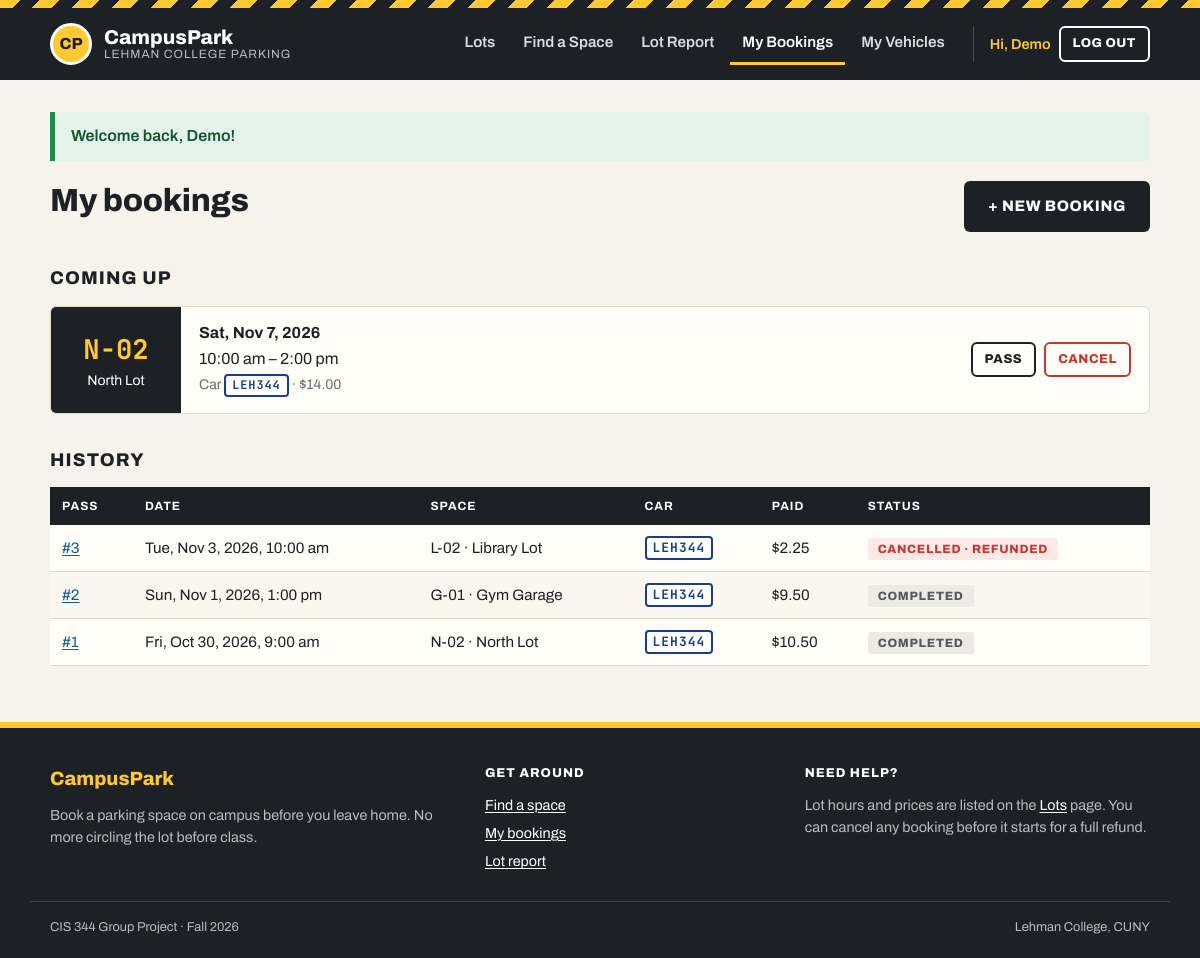
The app's page /my_bookings.php (signed in) with its own data.
### tables this page shows
CREATE TABLE bookings (
    booking_id      INT UNSIGNED NOT NULL AUTO_INCREMENT,
    space_id        INT UNSIGNED NOT NULL,
    vehicle_id      INT UNSIGNED NOT NULL,
    starts_at       DATETIME     NOT NULL,
    ends_at         DATETIME     NOT NULL,
    booking_status  ENUM('Active', 'Cancelled') NOT NULL DEFAULT 'Active',
    booked_on       DATETIME     NOT NULL DEFAULT CURRENT_TIMESTAMP,
    PRIMARY KEY (booking_id),
    CONSTRAINT fk_bookings_space
        FOREIGN KEY (space_id) REFERENCES spaces (space_id),
    CONSTRAINT fk_bookings_vehicle
        FOREIGN KEY (vehicle_id) REFERENCES vehicles (vehicle_id),
    CONSTRAINT chk_bookings_window CHECK (ends_at > starts_at),
     
    KEY idx_bookings_space_time (space_id, starts_at, ends_at)
);

CREATE TABLE spaces (
    space_id    INT UNSIGNED NOT NULL AUTO_INCREMENT,
    lot_id      INT UNSIGNED NOT NULL,
    space_code  VARCHAR(10)  NOT NULL,
    space_type  ENUM('Standard', 'Compact', 'Accessible', 'EV Charging') NOT NULL DEFAULT 'Standard',
    PRIMARY KEY (space_id),
    UNIQUE KEY uq_spaces_code (lot_id, space_code),
    CONSTRAINT fk_spaces_lot
        FOREIGN KEY (lot_id) REFERENCES lots (lot_id)
);

CREATE TABLE lots (
    lot_id          INT UNSIGNED NOT NULL AUTO_INCREMENT,
    lot_name        VARCHAR(60)  NOT NULL,
    location_note   VARCHAR(120) NOT NULL,
    price_per_hour  DECIMAL(5,2) NOT NULL,
    opens_at        TIME         NOT NULL,
    closes_at       TIME         NOT NULL,
    PRIMARY KEY (lot_id),
    CONSTRAINT chk_lots_hours CHECK (closes_at > opens_at),
    CONSTRAINT chk_lots_price CHECK (price_per_hour > 0)
);

CREATE TABLE vehicles (
    vehicle_id    INT UNSIGNED NOT NULL AUTO_INCREMENT,
    member_id     INT UNSIGNED NOT NULL,
    plate_number  VARCHAR(8)   NOT NULL,
    make_model    VARCHAR(60)  NOT NULL,
    color         VARCHAR(20)  NOT NULL,
    PRIMARY KEY (vehicle_id),
    UNIQUE KEY uq_vehicles_plate (plate_number),
    CONSTRAINT fk_vehicles_member
        FOREIGN KEY (member_id) REFERENCES members (member_id)
);

CREATE TABLE payments (
    payment_id      INT UNSIGNED NOT NULL AUTO_INCREMENT,
    booking_id      INT UNSIGNED NOT NULL,
    amount_paid     DECIMAL(7,2) NOT NULL,
    card_name       VARCHAR(100) NOT NULL,
    card_last4      CHAR(4)      NOT NULL,
    payment_status  ENUM('Paid', 'Refunded') NOT NULL DEFAULT 'Paid',
    paid_on         DATETIME     NOT NULL DEFAULT CURRENT_TIMESTAMP,
    PRIMARY KEY (payment_id),
    UNIQUE KEY uq_payments_booking (booking_id),
    CONSTRAINT fk_payments_booking
        FOREIGN KEY (booking_id) REFERENCES bookings (booking_id)
);

### inc/helpers.php (called while the page is built, shortened)
<?php
function h($text)
{
    return htmlspecialchars((string) $text, ENT_QUOTES, 'UTF-8');
}
function take_notice()
{
    $notice = $_SESSION['notice'];
    return $notice;
}
function member_id()
{
    return $_SESSION['member_id'] ?? null;
}
function member_first_name()
{
    return $_SESSION['first_name'] ?? '';
}
function money($amount)
{
    return '$' . number_format((float) $amount, 2);
}
function show_date($dateTime)
{
    return date('D, M j, Y', strtotime($dateTime));
}
function show_time($dateTime)
{
    return date('g:i a', strtotime($dateTime));
}

### my_bookings.php (the view, shortened to what this page needs)
<?php
require 'inc/connect.php';
require 'inc/helpers.php';
$sql = "SELECT b.booking_id, b.starts_at, b.ends_at, b.booking_status,
               s.space_code, l.lot_name,
               v.plate_number,
               p.amount_paid, p.payment_status
        FROM bookings b
        INNER JOIN vehicles v ON v.vehicle_id = b.vehicle_id
        INNER JOIN spaces   s ON s.space_id   = b.space_id
        INNER JOIN lots     l ON l.lot_id     = s.lot_id
        LEFT  JOIN payments p ON p.booking_id = b.booking_id
        WHERE v.member_id = :me
        ORDER BY b.starts_at DESC";
$query = $db->prepare($sql);
$query->execute([':me' => member_id()]);
$all = $query->fetchAll();
$now = date('Y-m-d H:i:s');
$upcoming = [];
$history  = [];
foreach ($all as $row) {
    if ($row['booking_status'] === 'Active' && $row['ends_at'] > $now) {
        $upcoming[] = $row;
    } else {
        $history[] = $row;
    }
}
$upcoming = array_reverse($upcoming);
require 'inc/top.php';
?>
<div class="title-row">
    <h1 class="page-title">My bookings</h1>
    <a class="btn btn-dark" href="find.php">+ New booking</a>
</div>
<h2 class="section-title">Coming up</h2>
<?php if (!$upcoming): ?>
    <p class="empty-hint">Nothing booked yet. <a href="find.php">Find a space</a> for your next class.</p>
<?php else: ?>
    <div class="booking-cards">
        <?php foreach ($upcoming as $row):
            $started = $row['starts_at'] <= $now;
        ?>
            <article class="booking-card">
                <div class="booking-card-space">
                    <span class="booking-card-code"><?= h($row['space_code']) ?></span>
                    <span class="small"><?= h($row['lot_name']) ?></span>
                </div>
                <div class="booking-card-info">
                    <p><strong><?= h(show_date($row['starts_at'])) ?></strong></p>
                    <p><?= h(show_time($row['starts_at'])) ?> &ndash; <?= h(show_time($row['ends_at'])) ?></p>
                    <p class="small soft">Car <span class="plate"><?= h($row['plate_number']) ?></span> &middot; <?= money($row['amount_paid']) ?></p>
                </div>
                <div class="booking-card-actions">
                    <a class="btn btn-small btn-ghost-dark" href="receipt.php?b=<?= (int) $row['booking_id'] ?>">Pass</a>
                    <?php if (!$started): ?>
                        <form method="post" action="cancel_booking.php" class="js-cancel">
                            <button type="submit" class="btn btn-small btn-red">Cancel</button>
                        </form>
                    <?php endif; ?>
                </div>
            </article>
        <?php endforeach; ?>
    </div>
<?php endif; ?>
<h2 class="section-title">History</h2>
<?php if (!$history): ?>
    <p class="empty-hint">Past and cancelled bookings will show up here.</p>
<?php else: ?>
    <div class="table-scroll">
        <table class="grid-table">
            <thead>
                <tr><th>Pass</th><th>Date</th><th>Space</th><th>Car</th><th>Paid</th><th>Status</th></tr>
            </thead>
            <tbody>
                <?php foreach ($history as $row): ?>
                    <tr>
                        <td data-col="Pass"><a href="receipt.php?b=<?= (int) $row['booking_id'] ?>">#<?= (int) $row['booking_id'] ?></a></td>
                        <td data-col="Date"><?= h(show_date($row['starts_at'])) ?>, <?= h(show_time($row['starts_at'])) ?></td>
                        <td data-col="Space"><?= h($row['space_code']) ?> &middot; <?= h($row['lot_name']) ?></td>
                        <td data-col="Car"><span class="plate"><?= h($row['plate_number']) ?></span></td>
                        <td data-col="Paid"><?= $row['amount_paid'] !== null ? money($row['amount_paid']) : '&ndash;' ?></td>
                        <td data-col="Status">
                            <?php if ($row['booking_status'] === 'Cancelled'): ?>
                                <span class="tag tag-closed">Cancelled &middot; <?= h($row['payment_status'] ?? '') ?></span>
                            <?php else: ?>
                                <span class="tag tag-done">Completed</span>
                            <?php endif; ?>
                        </td>
                    </tr>
                <?php endforeach; ?>
            </tbody>
        </table>
    </div>
<?php endif; ?>
<?php require 'inc/bottom.php'; ?>

### inc/top.php (shortened to what this page needs)
<?php
$thisPage = basename($_SERVER['SCRIPT_NAME']);
$menu = [
    'index.php'  => 'Lots',
    'find.php'   => 'Find a Space',
    'report.php' => 'Lot Report',
];
if (member_id()) {
    $menu['my_bookings.php'] = 'My Bookings';
    $menu['my_vehicles.php'] = 'My Vehicles';
}
$notice = take_notice();
?>
<!DOCTYPE html>
<html lang="en">
<head>
    <link rel="stylesheet" href="css/campuspark.css">
</head>
<body>
<header class="topbar">
    <div class="hazard" aria-hidden="true"></div>
    <div class="shell topbar-row">
        <a class="brand" href="index.php">
            <span class="brand-sign" aria-hidden="true">CP</span>
            <span class="brand-words">
                <span class="brand-name">CampusPark</span>
                <span class="brand-sub">Lehman College parking</span>
            </span>
        </a>
        <nav id="site-menu" class="site-menu" aria-label="Main menu">
            <?php foreach ($menu as $file => $label): ?>
                <a href="<?= $file ?>"<?= $thisPage === $file ? ' class="is-here" aria-current="page"' : '' ?>><?= h($label) ?></a>
            <?php endforeach; ?>
            <span class="menu-account">
                <?php if (member_id()): ?>
                    <span class="hello">Hi, <?= h(member_first_name()) ?></span>
                    <a href="logout.php" class="btn btn-ghost btn-small">Log out</a>
                <?php else: ?>
                    <a href="login.php"<?= $thisPage === 'login.php' ? ' class="is-here"' : '' ?>>Log in</a>
                    <a href="signup.php" class="btn btn-yellow btn-small">Sign up</a>
                <?php endif; ?>
            </span>
        </nav>
    </div>
</header>
<main class="shell page">
    <?php if ($notice): ?>
        <p class="notice notice-<?= h($notice['kind']) ?>" role="status"><?= h($notice['text']) ?></p>
    <?php endif; ?>

### inc/bottom.php (shortened to what this page needs)
</main>
<footer class="footer">
    <div class="shell footer-cols">
        <div>
            <p class="footer-brand">CampusPark</p>
            <p>Book a parking space on campus before you leave home. No more circling the lot before class.</p>
        </div>
        <div>
            <p class="footer-head">Get around</p>
            <ul class="footer-links">
                <li><a href="find.php">Find a space</a></li>
                <li><a href="my_bookings.php">My bookings</a></li>
                <li><a href="report.php">Lot report</a></li>
            </ul>
        </div>
        <div>
            <p class="footer-head">Need help?</p>
            <p>Lot hours and prices are listed on the <a href="index.php">Lots</a> page. You can cancel any booking before it starts for a full refund.</p>
        </div>
    </div>
    <div class="shell footer-base">
        <span>CIS 344 Group Project &middot; Fall <?= date('Y') ?></span>
        <span>Lehman College, CUNY</span>
    </div>
</footer>
</body>
</html>

### records on screen
bookings: space.space_code "N-02", lots.lot_name "North Lot", starts_at "Sat, Nov 7, 2026", starts_at "10:00 am", ends_at "2:00 pm", vehicle.plate_number "LEH344", payments.amount_paid "$14.00"
bookings: booking_id "3", starts_at "Tue, Nov 3, 2026", starts_at "10:00 am", space.space_code "L-02", lots.lot_name "Library Lot", vehicle.plate_number "LEH344", payments.amount_paid "$2.25", payments.payment_status "REFUNDED"
bookings: booking_id "2", starts_at "Sun, Nov 1, 2026", starts_at "1:00 pm", space.space_code "G-01", lots.lot_name "Gym Garage", vehicle.plate_number "LEH344", payments.amount_paid "$9.50", booking_status "COMPLETED"
bookings: booking_id "1", starts_at "Fri, Oct 30, 2026", starts_at "9:00 am", space.space_code "N-02", lots.lot_name "North Lot", vehicle.plate_number "LEH344", payments.amount_paid "$10.50", booking_status "COMPLETED"

### other values on screen
$label "Lots"
$label "Find a Space"
$label "Lot Report"
$label "My Bookings"
$label "My Vehicles"
member_first_name() "Demo"
$notice['text'] "Welcome back, Demo!"
